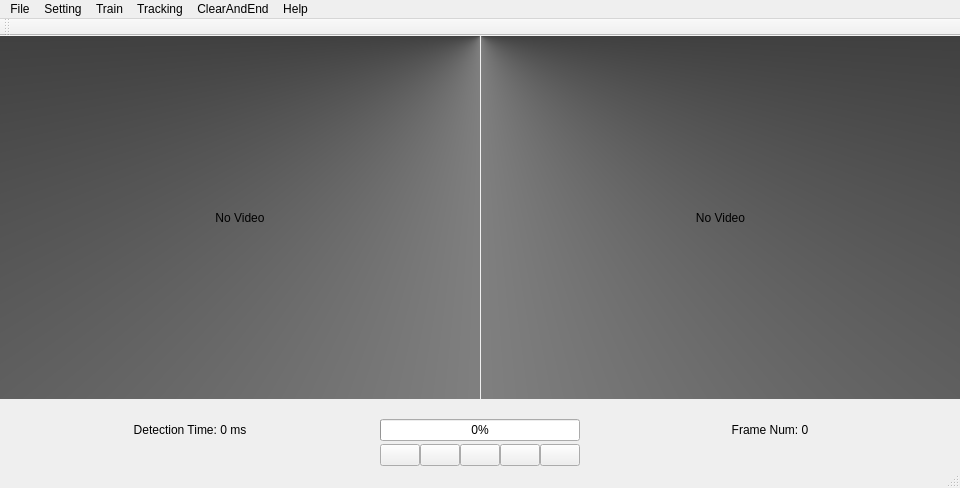
<?xml version="1.0" encoding="UTF-8"?>
<ui version="4.0">
 <class>FaceDetectionClass</class>
 <widget class="QMainWindow" name="FaceDetectionClass">
  <property name="geometry">
   <rect>
    <x>0</x>
    <y>0</y>
    <width>960</width>
    <height>488</height>
   </rect>
  </property>
  <property name="windowTitle">
   <string>DFace</string>
  </property>
  <property name="windowIcon">
   <iconset resource="facedetection.qrc">
    <normaloff>:/FaceDetection/res/a128.ico</normaloff>:/FaceDetection/res/a128.ico</iconset>
  </property>
  <widget class="QWidget" name="centralWidget">
   <property name="sizePolicy">
    <sizepolicy hsizetype="Expanding" vsizetype="Expanding">
     <horstretch>0</horstretch>
     <verstretch>0</verstretch>
    </sizepolicy>
   </property>
   <layout class="QHBoxLayout" name="horizontalLayout">
    <property name="spacing">
     <number>0</number>
    </property>
    <property name="leftMargin">
     <number>0</number>
    </property>
    <property name="topMargin">
     <number>0</number>
    </property>
    <property name="rightMargin">
     <number>0</number>
    </property>
    <property name="bottomMargin">
     <number>0</number>
    </property>
    <item>
     <layout class="QGridLayout" name="gridLayout">
      <property name="horizontalSpacing">
       <number>0</number>
      </property>
      <property name="verticalSpacing">
       <number>3</number>
      </property>
      <item row="5" column="3">
       <widget class="QPushButton" name="bt_open">
        <property name="text">
         <string/>
        </property>
        <property name="icon">
         <iconset resource="facedetection.qrc">
          <normaloff>:/FaceDetection/res/actions/add.png</normaloff>:/FaceDetection/res/actions/add.png</iconset>
        </property>
       </widget>
      </item>
      <item row="3" column="8">
       <widget class="QLabel" name="label_time">
        <property name="styleSheet">
         <string notr="true">font: 75 9pt &quot;YaHei Consolas Hybrid&quot;;</string>
        </property>
        <property name="text">
         <string>Frame Num: 0</string>
        </property>
        <property name="alignment">
         <set>Qt::AlignCenter</set>
        </property>
       </widget>
      </item>
      <item row="1" column="0" colspan="9">
       <layout class="QHBoxLayout" name="horizontalLayout_2">
        <property name="spacing">
         <number>1</number>
        </property>
        <item>
         <widget class="QWidget" name="widget_1" native="true">
          <property name="sizePolicy">
           <sizepolicy hsizetype="Expanding" vsizetype="Expanding">
            <horstretch>0</horstretch>
            <verstretch>0</verstretch>
           </sizepolicy>
          </property>
          <property name="autoFillBackground">
           <bool>false</bool>
          </property>
          <property name="styleSheet">
           <string notr="true">background-color:qconicalgradient(cx:1, cy:0, angle:90, stop:0 rgba(0, 0, 0, 255), stop:1 rgba(255, 255, 255, 255))

</string>
          </property>
          <layout class="QVBoxLayout" name="verticalLayout">
           <property name="spacing">
            <number>0</number>
           </property>
           <property name="leftMargin">
            <number>0</number>
           </property>
           <property name="topMargin">
            <number>0</number>
           </property>
           <property name="rightMargin">
            <number>0</number>
           </property>
           <property name="bottomMargin">
            <number>0</number>
           </property>
           <item>
            <widget class="QLabel" name="label_src">
             <property name="sizePolicy">
              <sizepolicy hsizetype="Expanding" vsizetype="Expanding">
               <horstretch>0</horstretch>
               <verstretch>0</verstretch>
              </sizepolicy>
             </property>
             <property name="autoFillBackground">
              <bool>false</bool>
             </property>
             <property name="styleSheet">
              <string notr="true">font: italic 12pt &quot;微软雅黑&quot;;</string>
             </property>
             <property name="text">
              <string>No Video</string>
             </property>
             <property name="alignment">
              <set>Qt::AlignCenter</set>
             </property>
            </widget>
           </item>
          </layout>
         </widget>
        </item>
        <item>
         <widget class="QWidget" name="widget_2" native="true">
          <property name="sizePolicy">
           <sizepolicy hsizetype="Expanding" vsizetype="Expanding">
            <horstretch>0</horstretch>
            <verstretch>0</verstretch>
           </sizepolicy>
          </property>
          <property name="autoFillBackground">
           <bool>false</bool>
          </property>
          <property name="styleSheet">
           <string notr="true">background-color: qconicalgradient(cx:0, cy:0, angle:90, stop:0 rgba(255, 255, 255, 255), stop:1 rgba(0, 0, 0, 255))</string>
          </property>
          <layout class="QVBoxLayout" name="verticalLayout_2">
           <property name="spacing">
            <number>0</number>
           </property>
           <property name="leftMargin">
            <number>0</number>
           </property>
           <property name="topMargin">
            <number>0</number>
           </property>
           <property name="rightMargin">
            <number>0</number>
           </property>
           <property name="bottomMargin">
            <number>0</number>
           </property>
           <item>
            <widget class="QLabel" name="label_out">
             <property name="sizePolicy">
              <sizepolicy hsizetype="Expanding" vsizetype="Expanding">
               <horstretch>0</horstretch>
               <verstretch>0</verstretch>
              </sizepolicy>
             </property>
             <property name="autoFillBackground">
              <bool>false</bool>
             </property>
             <property name="styleSheet">
              <string notr="true">font: italic 12pt &quot;微软雅黑&quot;;</string>
             </property>
             <property name="text">
              <string>No Video</string>
             </property>
             <property name="alignment">
              <set>Qt::AlignCenter</set>
             </property>
             <property name="margin">
              <number>0</number>
             </property>
            </widget>
           </item>
          </layout>
         </widget>
        </item>
       </layout>
      </item>
      <item row="5" column="1">
       <spacer name="horizontalSpacer_1">
        <property name="orientation">
         <enum>Qt::Horizontal</enum>
        </property>
        <property name="sizeHint" stdset="0">
         <size>
          <width>40</width>
          <height>20</height>
         </size>
        </property>
       </spacer>
      </item>
      <item row="3" column="2" colspan="6">
       <widget class="QProgressBar" name="progressBar">
        <property name="styleSheet">
         <string notr="true">font: 75 9pt &quot;YaHei Consolas Hybrid&quot;;</string>
        </property>
        <property name="value">
         <number>0</number>
        </property>
        <property name="alignment">
         <set>Qt::AlignCenter</set>
        </property>
        <property name="textVisible">
         <bool>true</bool>
        </property>
        <property name="textDirection">
         <enum>QProgressBar::TopToBottom</enum>
        </property>
       </widget>
      </item>
      <item row="5" column="6">
       <widget class="QPushButton" name="bt_stop">
        <property name="text">
         <string/>
        </property>
        <property name="icon">
         <iconset resource="facedetection.qrc">
          <normaloff>:/FaceDetection/res/actions/gtk-media-pause.png</normaloff>:/FaceDetection/res/actions/gtk-media-pause.png</iconset>
        </property>
       </widget>
      </item>
      <item row="5" column="8">
       <spacer name="horizontalSpacer_2">
        <property name="orientation">
         <enum>Qt::Horizontal</enum>
        </property>
        <property name="sizeHint" stdset="0">
         <size>
          <width>40</width>
          <height>20</height>
         </size>
        </property>
       </spacer>
      </item>
      <item row="3" column="1">
       <widget class="QLabel" name="label_rate">
        <property name="styleSheet">
         <string notr="true">font: 75 9pt &quot;YaHei Consolas Hybrid&quot;;</string>
        </property>
        <property name="text">
         <string>Detection Time: 0 ms</string>
        </property>
        <property name="alignment">
         <set>Qt::AlignCenter</set>
        </property>
       </widget>
      </item>
      <item row="5" column="7">
       <widget class="QPushButton" name="bt_fast_dt">
        <property name="text">
         <string/>
        </property>
        <property name="icon">
         <iconset resource="facedetection.qrc">
          <normaloff>:/FaceDetection/res/actions/gnome-run.png</normaloff>:/FaceDetection/res/actions/gnome-run.png</iconset>
        </property>
       </widget>
      </item>
      <item row="5" column="5">
       <widget class="QPushButton" name="bt_process">
        <property name="text">
         <string/>
        </property>
        <property name="icon">
         <iconset resource="facedetection.qrc">
          <normaloff>:/FaceDetection/res/actions/gtk-media-play-ltr.png</normaloff>:/FaceDetection/res/actions/gtk-media-play-ltr.png</iconset>
        </property>
       </widget>
      </item>
      <item row="5" column="2">
       <widget class="QPushButton" name="bt_close">
        <property name="text">
         <string/>
        </property>
        <property name="icon">
         <iconset resource="facedetection.qrc">
          <normaloff>:/FaceDetection/res/actions/gtk-close.png</normaloff>:/FaceDetection/res/actions/gtk-close.png</iconset>
        </property>
       </widget>
      </item>
      <item row="2" column="2" colspan="6">
       <widget class="QLabel" name="label">
        <property name="text">
         <string/>
        </property>
        <property name="alignment">
         <set>Qt::AlignCenter</set>
        </property>
       </widget>
      </item>
     </layout>
    </item>
   </layout>
  </widget>
  <widget class="QMenuBar" name="menuBar">
   <property name="geometry">
    <rect>
     <x>0</x>
     <y>0</y>
     <width>960</width>
     <height>23</height>
    </rect>
   </property>
   <widget class="QMenu" name="menuSetting">
    <property name="title">
     <string>Setting</string>
    </property>
    <addaction name="actionLoad_cascade_File"/>
    <addaction name="actionLoad_nestedCascade_File"/>
    <addaction name="actionTurn_on_recognition"/>
    <addaction name="actionTurn_off_recognition"/>
   </widget>
   <widget class="QMenu" name="menuFile">
    <property name="title">
     <string>File</string>
    </property>
    <addaction name="actionOpen_muti_files"/>
    <addaction name="actionCamera"/>
    <addaction name="actionSave"/>
   </widget>
   <widget class="QMenu" name="menuHelp">
    <property name="title">
     <string>Help</string>
    </property>
    <addaction name="actionHelp"/>
   </widget>
   <widget class="QMenu" name="menuTrain">
    <property name="title">
     <string>Train</string>
    </property>
    <addaction name="actionAuto_Images_Train"/>
    <addaction name="actionImages_Train"/>
    <addaction name="actionCamera_Train"/>
    <addaction name="actionVideo_Trainn"/>
   </widget>
   <widget class="QMenu" name="menuTracking">
    <property name="title">
     <string>Tracking</string>
    </property>
    <addaction name="actionCamera_Mode"/>
    <addaction name="actionVideo_Mode"/>
   </widget>
   <widget class="QMenu" name="menuClear">
    <property name="title">
     <string>ClearAndEnd</string>
    </property>
    <addaction name="actionClear_Screen"/>
   </widget>
   <addaction name="menuFile"/>
   <addaction name="menuSetting"/>
   <addaction name="menuTrain"/>
   <addaction name="menuTracking"/>
   <addaction name="menuClear"/>
   <addaction name="menuHelp"/>
  </widget>
  <widget class="QToolBar" name="mainToolBar">
   <attribute name="toolBarArea">
    <enum>TopToolBarArea</enum>
   </attribute>
   <attribute name="toolBarBreak">
    <bool>false</bool>
   </attribute>
  </widget>
  <widget class="QStatusBar" name="statusBar"/>
  <action name="actionLoad_cascade_File">
   <property name="text">
    <string>Change cascade File</string>
   </property>
  </action>
  <action name="actionLoad_nestedCascade_File">
   <property name="text">
    <string>Change nestedCascade File</string>
   </property>
  </action>
  <action name="actionSave">
   <property name="text">
    <string>Save Path</string>
   </property>
  </action>
  <action name="actionOpen_muti_files">
   <property name="text">
    <string>Open</string>
   </property>
  </action>
  <action name="actionHelp">
   <property name="text">
    <string>Help</string>
   </property>
  </action>
  <action name="actionCamera_Train">
   <property name="text">
    <string>Save Camera faces</string>
   </property>
  </action>
  <action name="actionVideo_Trainn">
   <property name="text">
    <string>Save Video faces</string>
   </property>
  </action>
  <action name="actionSet_Label">
   <property name="text">
    <string>Set Label</string>
   </property>
  </action>
  <action name="actionImages_Train">
   <property name="text">
    <string>Train With CSV</string>
   </property>
  </action>
  <action name="actionTurn_on_recognition">
   <property name="text">
    <string>Turn on recognition</string>
   </property>
  </action>
  <action name="actionTurn_off_recognition">
   <property name="text">
    <string>Turn off recognition</string>
   </property>
  </action>
  <action name="actionCamera_Mode">
   <property name="text">
    <string>Camera Mode</string>
   </property>
  </action>
  <action name="actionVideo_Mode">
   <property name="text">
    <string>Video Mode</string>
   </property>
  </action>
  <action name="actionAuto_Images_Train">
   <property name="text">
    <string>Auto Images Train</string>
   </property>
  </action>
  <action name="actionCamera">
   <property name="text">
    <string>Camera</string>
   </property>
  </action>
  <action name="actionClear_Screen">
   <property name="text">
    <string>Clear Screen And End</string>
   </property>
  </action>
 </widget>
 <layoutdefault spacing="6" margin="11"/>
 <resources>
  <include location="facedetection.qrc"/>
 </resources>
 <connections/>
 <slots>
  <slot>img_process()</slot>
  <slot>img_open()</slot>
  <slot>file_open()</slot>
 </slots>
</ui>
